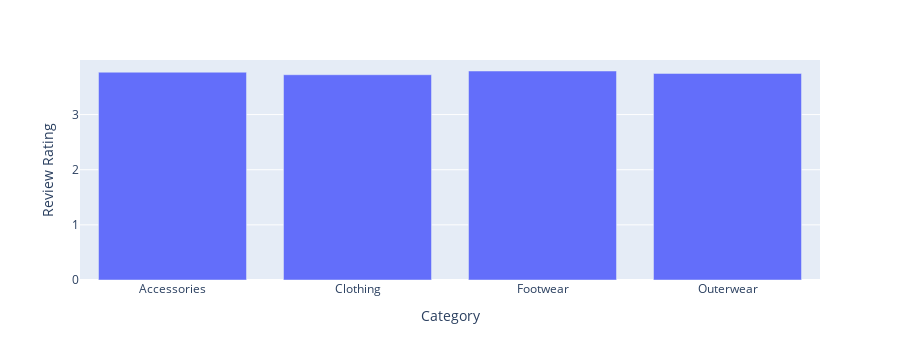

The cell this chart's notebook holds for it:
### Code cell
# Question 6) The average rating given by customers for each product category
shop_groupby = shop.groupby('Category')['Review Rating'].mean().reset_index()
fig = px.bar(shop_groupby ,x= 'Category' , y = 'Review Rating' )
fig.show()

### Figure 1 — Plotly figure (JSON) as saved in the notebook; plotly's stock layout.template omitted (floating-point values rounded to 4 significant figures)
{"data": [{"alignmentgroup": "True", "hovertemplate": "Category=%{x}<br>Review Rating=%{y}<extra></extra>", "legendgroup": "", "marker": {"color": "#636efa", "pattern": {"shape": ""}}, "name": "", "offsetgroup": "", "orientation": "v", "showlegend": false, "textposition": "auto", "type": "bar", "x": ["Accessories", "Clothing", "Footwear", "Outerwear"], "xaxis": "x", "y": [3.769, 3.723, 3.791, 3.747], "yaxis": "y"}], "layout": {"autosize": true, "barmode": "relative", "height": 360, "legend": {"tracegroupgap": 0}, "margin": {"t": 60}, "xaxis": {"anchor": "y", "autorange": true, "domain": [0, 1], "range": [-0.5, 3.5], "title": {"text": "Category"}, "type": "category"}, "yaxis": {"anchor": "x", "autorange": true, "domain": [0, 1], "range": [0, 3.99], "title": {"text": "Review Rating"}, "type": "linear"}}}
